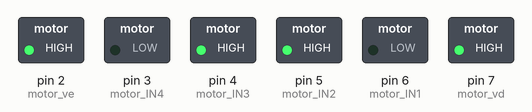
This sketch was run on a simulated Arduino Uno, built with avr-gcc and run on an emulated ATmega328P. On the bench: switched loads named in the sketch (green lamp = pin HIGH).

Above: at 0.1 s.
Timing chart, 0 to 1.6 s (numbered marks = the images above):
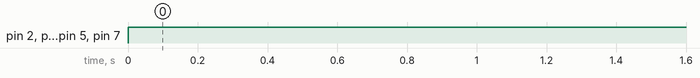

The sketch:

Teste_motores.ino
```cpp
const int motor_vd = 7; //Velocidade do motor direito
const int motor_ve = 2; //Velocidade do motor esquerdo
const int motor_IN1 = 6; //Rotação do motor direito
const int motor_IN2 = 5;
const int motor_IN3 = 4; //Rotação do motor esquerdo
const int motor_IN4 = 3;

void setup() {
   pinMode(motor_vd, OUTPUT);
   pinMode(motor_ve, OUTPUT);
   pinMode(motor_IN1, OUTPUT);
   pinMode(motor_IN2, OUTPUT);
   pinMode(motor_IN3, OUTPUT);
   pinMode(motor_IN4, OUTPUT);

}

void loop() {
  analogWrite(motor_vd,150);
  digitalWrite(motor_IN3, HIGH);
  digitalWrite(motor_IN4, LOW);
  analogWrite(motor_ve, 200);
  digitalWrite(motor_IN1,LOW);
  digitalWrite(motor_IN2,HIGH);

}
```

Measured:
- by itself, pin 2 (motor_ve), pin 4 (motor_IN3), pin 5 (motor_IN2), pin 7 (motor_vd): LOW → HIGH at 0.00 s
